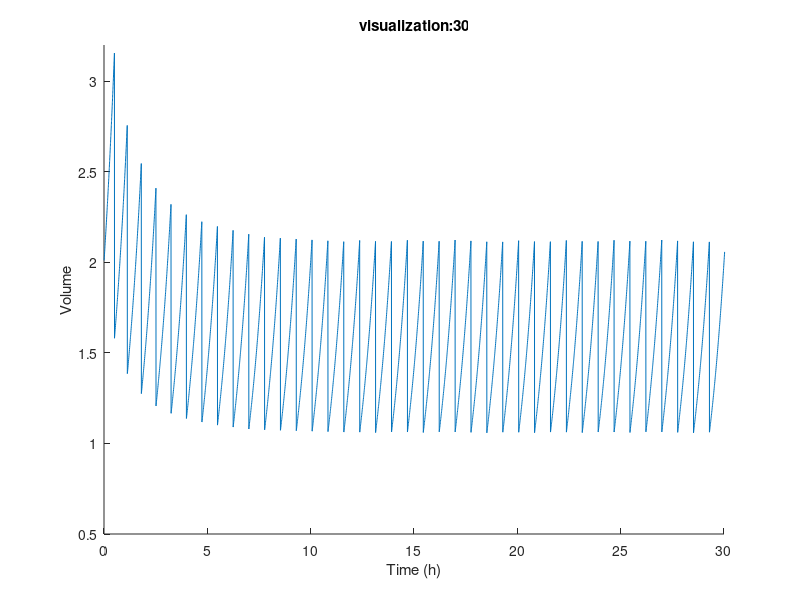

The MATLAB source for this figure: (Note: this script raises an error after producing the figure.)
%%  figure 6 - overlaid growth rate from successive periods


%  Goal: is timescale of growth rate fluctuation the cause of different
%        cell size?

%  Conclusion from Part 1: no, fluctuation timescale determines fluctuation
%                          in size but mean Vb and tau are not too different




%  Strategy:
%
%  Part 0: initialize simulations (square wave mu function)
%  Part 1: simulate square wave mu function for each timescale
%  Part 2: simulate mu function with fixed transition time in mu


%  Last edit: jen, 2020 Feb 12
%  commit: extend to apply square waves in mu to all timescales
% 


% Okie, go go let's go!

%% Part 1. simulate T = 30 sec with square growth rate waves

clc
clear

% 0. initialize periods of interest (seconds)
T = 30;
t30 = 1;

% 0. initialize timestep in simulation (seconds)
tstep = 15;
tstep_h = tstep/3600;

% 0. initialize parameters for instantaneous growth rate function 
mu_high = 1.9; % units = 1/h
mu_low = 0.7;  % units = 1/h
numstep = T/tstep; % seconds, conversion to h occurs in simulation
qT = numstep/4;    % seconds, conversion to h occurs in simulation


% 0. initialize vectors for data storage
gen = 1000;
tau_mean = nan(gen,length(T));
Vd = nan(gen,length(T));
Vb = nan(gen,length(T));


% 0. start generation counter
gen_counter = 1;

% 0. initiation size, timestep, tau
is_newCell = 1; % 0 = division did not just happen
% 1 = birth timestep!
%     record birth size and reset current_tau
Vi = 2;         % first birth size, fixed across conditions
current_tau = -(17/60)*Vi + (64/60);
T_counter = 1; % time counter for growth rate
tsb = 0;       % time since birth for cell cycle
V = [];
t = [];

% 1. define instantaneous growth rate function for condition (SQUARE)
T_length = numstep;
T_quarter = qT;
mufun = [mu_high; mu_low];
mu_functions{1} = mufun;


% 2. simulate!
counter_loop = 0; % each loop is a timestep
while gen_counter < gen+1
    
    counter_loop = counter_loop + 1;
    
    if is_newCell == 1
        % store current cell cycle Vi
        Vb(gen_counter) = Vi;
    end
    
    % i. calculate exponent (mu * timestep)
    expo = mufun(T_counter)*tstep_h; % mu(t)*t in hours
    
    % ii. calculate new volume after timestep
    if expo < 0
        Vt = Vi;
    else
        Vt = Vi * 2^(expo);
    end
    
    % iii. calculate time into cell cycle
    tsb = tsb + tstep_h;
    
    
    % iv. store timestep data for visualization
    V(counter_loop) = Vt;
    if counter_loop == 1
        t(counter_loop) = tstep_h;
    else
        t(counter_loop) = t(counter_loop-1) + tstep_h;
    end
    
    
    % v. determine whether cell divides
    if tsb >= current_tau
        % a. division! store V_div and tau data
        Vd(gen_counter) = Vt;
        tau_mean(gen_counter) = current_tau;
        
        % b. re-set parameters for next cell cycle
        gen_counter = gen_counter + 1;
        Vi = Vt/2;
        current_tau = -(17/60)*Vi + (64/60);
        is_newCell = 1;
        tsb = 0;
    else
        Vi = Vt;
        is_newCell = 0;
    end
    
    
    % vi. determine whether nutrient period restarts
    if T_counter == T_length
        T_counter = 1;
    else
        T_counter = T_counter + 1;
    end
    
end

% 3. plot timescale data!
figure(1)
hold on
plot(t,V)
axis([0 30 0.5 3.2])
xlabel('Time (h)')
ylabel('Volume')
title(strcat('visualization:',num2str(T)))


figure(2)
histogram(Vb(50:end,1),'FaceColor',rgb('DodgerBlue'))
legend('30 sec')
xlabel('Birth volume')
ylabel('Cell count')
title(strcat('histogram:',num2str(T)))


% 4. store timescale data
mufun_fluc{t30} = mufun;
birthSize_fluc{t30} = Vb;
divSize_fluc{t30} = Vd;
tau_fluc{t30} = tau_mean;


%% Part 2A. simulate cells in fixed transition fluctuations for each timescale 

%     start with same Vi
%     use same tau(Vi)
%     use different mu(t)
%     simulate 1000 generations

% 0. initialize periods of interest (seconds)
T = [300, 900, 3600];
t300 = 2; t900 = 3; t3600 = 4;

% 0. initialize timestep in simulation (seconds)
tstep = 15;
tstep_h = tstep/3600;

% 0. initialize parameters for instantaneous growth rate function 
mu_high = 1.9; % units = 1/h
mu_low = 0.7;  % units = 1/h
numstep = T/tstep; % seconds, conversion to h occurs in simulation
qT = numstep/4;    % seconds, conversion to h occurs in simulation

% 0. initialize vectors for data storage
gn = 1000;
tau_fixed = nan(gn,length(T));
Vd_fixed = nan(gn,length(T));
Vb_fixed = nan(gn,length(T));

for t_col = 1:length(T) % need to make this a loop for multiple timescales
    
    % 0. start generation counter
    gn_counter = 1;
    
    % 0. initiation size, timestep, tau
    is_newCell = 1; % 0 = division did not just happen
    % 1 = birth timestep!
    %     record birth size and reset current_tau
    Vi_fixed = 2;         % first birth size, fixed across conditions
    cur_tau = -(17/60)*Vi_fixed + (64/60);
    T_counter = 1; % time counter for growth rate
    tsb = 0;       % time since birth for cell cycle
    V = [];
    t = [];
    
    % 1. define instantaneous growth rate function for condition (FIXED)
    fixed_trans_time = 2*60; % 2 min = 120 seconds
    fixed_tsteps = fixed_trans_time/tstep;
    T_length = numstep;
    T_quarter = qT(t_col);
    T_remainder = T_quarter - fixed_tsteps;
    mu_trans = linspace(mu_low,mu_high,fixed_tsteps+1);
    mufun = [mu_high*ones(T_quarter,1); mu_low*ones(2*T_quarter,1); mu_trans(2:end)'; mu_high*ones(T_remainder,1)];
    mu_functions{t_col} = mufun;
    
    
    % 2. simulate!
    counter_loop = 0; % each loop is a timestep
    while gn_counter < gn+1
        
        counter_loop = counter_loop + 1;
        
        if is_newCell == 1
            % store current cell cycle Vi
            Vb_fixed(gn_counter,t_col) = Vi_fixed;
        end
        
        % i. calculate exponent (mu * timestep)
        expo = mufun(T_counter)*tstep_h; % mu(t)*t in hours
        
        % ii. calculate new volume after timestep
        if expo < 0
            Vt_fixed = Vi_fixed;
        else
            Vt_fixed = Vi_fixed * 2^(expo);
        end
        
        % iii. calculate time into cell cycle
        tsb = tsb + tstep_h;
        
        
        % iv. store timestep data for visualization
        V(counter_loop) = Vt_fixed;
        if counter_loop == 1
            t(counter_loop) = tstep_h;
        else
            t(counter_loop) = t(counter_loop-1) + tstep_h;
        end
        
        
        % v. determine whether cell divides
        if tsb >= cur_tau
            % a. division! store V_div and tau data
            Vd_fixed(gn_counter,t_col) = Vt_fixed;
            tau_fixed(gn_counter,t_col) = cur_tau;
            
            % b. re-set parameters for next cell cycle
            gn_counter = gn_counter + 1;
            Vi_fixed = Vt_fixed/2;
            cur_tau = -(17/60)*Vi_fixed + (64/60);
            is_newCell = 1;
            tsb = 0;
        else
            Vi_fixed = Vt_fixed;
            is_newCell = 0;
        end
        
        
        % vi. determine whether nutrient period restarts
        if T_counter == T_length(t_col)
            T_counter = 1;
        else
            T_counter = T_counter + 1;
        end
        
    end
    
    figure(3)
    hold on
    plot(t,V)
    axis([0 30 0.5 3.2])
    xlabel('Time (h)')
    ylabel('Volume')
    title(strcat('visualization:',num2str(T(t_col))))
    
end
figure(3)
legend('5','15','60')
title('fixed transition')

figure(4)
histogram(Vb_fixed(50:end,1),'FaceColor',rgb('CadetBlue'))
hold on
histogram(Vb_fixed(50:end,2),'FaceColor',rgb('DodgerBlue'))
hold on
histogram(Vb_fixed(50:end,3),'FaceColor',rgb('Indigo'))
legend('5','15','60')
xlabel('Birth volume')
ylabel('Cell count')
title('fixed transition')


% 4. store timescale data
mufun_fluc{t300} = mu_functions{1};
birthSize_fluc{t300} = Vb_fixed(:,1);
divSize_fluc{t300} = Vd_fixed(:,1);
tau_fluc{t300} = tau_fixed(:,1);

mufun_fluc{t900} = mu_functions{2};
birthSize_fluc{t900} = Vb_fixed(:,2);
divSize_fluc{t900} = Vd_fixed(:,2);
tau_fluc{t900} = tau_fixed(:,2);

mufun_fluc{t3600} = mu_functions{3};
birthSize_fluc{t3600} = Vb_fixed(:,3);
divSize_fluc{t3600} = Vd_fixed(:,3);
tau_fluc{t3600} = tau_fixed(:,3);


%% Part 2B. simulate T = 300, 900, 3600 sec with square growth rate waves

%     start with same Vi
%     use same tau(Vi)
%     use different mu(t)
%     simulate 1000 generations

clear
clc

% 0. initialize periods of interest (seconds)
T = [300, 900, 3600];
t300 = 2; t900 = 3; t3600 = 4;

% 0. initialize timestep in simulation (seconds)
tstep = 15;
tstep_h = tstep/3600;

% 0. initialize parameters for instantaneous growth rate function 
mu_high = 1.9; % units = 1/h
mu_low = 0.7;  % units = 1/h
numstep = T/tstep; % seconds, conversion to h occurs in simulation
qT = numstep/4;    % seconds, conversion to h occurs in simulation

% 0. initialize vectors for data storage
gn = 1000;
tau_sq = nan(gn,length(T));
Vd_sq = nan(gn,length(T));
Vb_sq = nan(gn,length(T));

for t_col = 1:length(T) % need to make this a loop for multiple timescales
    
    % 0. start generation counter
    gn_counter = 1;
    
    % 0. initiation size, timestep, tau
    is_newCell = 1; % 0 = division did not just happen
    % 1 = birth timestep!
    %     record birth size and reset current_tau
    Vi_sq = 2;         % first birth size, fixed across conditions
    cur_tau = -(17/60)*Vi_sq + (64/60);
    T_counter = 1; % time counter for growth rate
    tsb = 0;       % time since birth for cell cycle
    V = [];
    t = [];
    
    % 1. define instantaneous growth rate function for condition (FIXED)
    %fixed_trans_time = 2*60; % 2 min = 120 seconds
    %fixed_tsteps = fixed_trans_time/tstep;
    T_length = numstep;
    T_quarter = qT(t_col);
    mufun = [mu_high*ones(T_quarter,1); mu_low*ones(2*T_quarter,1); mu_high*ones(T_quarter,1)];
    mu_functions{t_col} = mufun;
    
    
    % 2. simulate!
    counter_loop = 0; % each loop is a timestep
    while gn_counter < gn+1
        
        counter_loop = counter_loop + 1;
        
        if is_newCell == 1
            % store current cell cycle Vi
            Vb_sq(gn_counter,t_col) = Vi_sq;
        end
        
        % i. calculate exponent (mu * timestep)
        expo = mufun(T_counter)*tstep_h; % mu(t)*t in hours
        
        % ii. calculate new volume after timestep
        if expo < 0
            Vt_sq = Vi_sq;
        else
            Vt_sq = Vi_sq * 2^(expo);
        end
        
        % iii. calculate time into cell cycle
        tsb = tsb + tstep_h;
        
        
        % iv. store timestep data for visualization
        V(counter_loop) = Vt_sq;
        if counter_loop == 1
            t(counter_loop) = tstep_h;
        else
            t(counter_loop) = t(counter_loop-1) + tstep_h;
        end
        
        
        % v. determine whether cell divides
        if tsb >= cur_tau
            % a. division! store V_div and tau data
            Vd_sq(gn_counter,t_col) = Vt_sq;
            tau_sq(gn_counter,t_col) = cur_tau;
            
            % b. re-set parameters for next cell cycle
            gn_counter = gn_counter + 1;
            Vi_sq = Vt_sq/2;
            cur_tau = -(17/60)*Vi_sq + (64/60);
            is_newCell = 1;
            tsb = 0;
        else
            Vi_sq = Vt_sq;
            is_newCell = 0;
        end
        
        
        % vi. determine whether nutrient period restarts
        if T_counter == T_length(t_col)
            T_counter = 1;
        else
            T_counter = T_counter + 1;
        end
        
    end
    
    figure(5)
    hold on
    plot(t,V)
    axis([0 30 0.5 3.2])
    xlabel('Time (h)')
    ylabel('Volume')
    title(strcat('visualization:',num2str(T(t_col))))
    
end
figure(5)
title('square')
legend('5','15','60')

figure(6)
histogram(Vb_sq(50:end,1),'FaceColor',rgb('CadetBlue'))
hold on
histogram(Vb_sq(50:end,2),'FaceColor',rgb('DodgerBlue'))
hold on
histogram(Vb_sq(50:end,3),'FaceColor',rgb('Indigo'))
legend('5','15','60')
xlabel('Birth volume')
ylabel('Cell count')
title('square')

% mufun_fluc{t300} = mu_functions{1};
% birthSize_fluc{t300} = Vb_sq(:,1);
% divSize_fluc{t300} = Vd_sq(:,1);
% tau_fluc{t300} = tau_sq(:,1);
% 
% mufun_fluc{t900} = mu_functions{2};
% birthSize_fluc{t900} = Vb_sq(:,2);
% divSize_fluc{t900} = Vd_sq(:,2);
% tau_fluc{t900} = tau_sq(:,2);
% 
% mufun_fluc{t3600} = mu_functions{3};
% birthSize_fluc{t3600} = Vb_sq(:,3);
% divSize_fluc{t3600} = Vd_sq(:,3);
% tau_fluc{t3600} = tau_sq(:,3);


%% Part 2C. simulate timescales with asymetric waves (varied duty cycle)

%     start with same Vi (2 cubic microns)
%     use same tau(Vi)
%     use different mu(t)
%     simulate 1000 generations

clear
clc

% 0. initialize different signals
%      i) asymetric, most high
%     ii) asymetric, somewhat high
%    iii) symetric, square wave
%     iv) asymetric, somewhat low
%      v) asymetric, most low
mu_bases{1} = [1,1,1,1,1,0];
mu_bases{2} = [1,1,1,1,0,0];
mu_bases{3} = [1,1,1,0,0,0];
mu_bases{4} = [1,1,0,0,0,0];
mu_bases{5} = [1,0,0,0,0,0];


% 0. initialize periods of interest (seconds)
%T = [30, 300, 900, 3600];
T = [3600, 900, 300, 30]; % for easier plotting


% 0. initialize timestep in simulation (seconds)
tstep = 5;
tstep_h = tstep/3600;


% 0. initialize parameters for instantaneous growth rate function 
mu_high = 1.9; % units = 1/h
mu_low = 0.7;  % units = 1/h
numstep = T/tstep; % seconds, conversion to h occurs in simulation


% 0. initialize vectors for data storage
generations = 1000;
tau_compiled = cell(length(mu_bases),length(T));
Vd_compiled = cell(length(mu_bases),length(T));
Vb_compiled = cell(length(mu_bases),length(T));
delta_compiled = cell(length(mu_bases),length(T));
mufun_compiled = cell(length(mu_bases),length(T));


for tscale = 1:length(T) % need to make this a loop for multiple timescales
    
    
    % 0. for each nutrient timescale, determine number of timesteps
    T_length = numstep(tscale);
    
    % 1. for each growth rate signal...
    for musig = 1:length(mu_bases)
        
        % 1. start generation counter
        gen_counter = 1;
        
        
        % 1. initiation size, timestep, tau
        is_newCell = 1; % 0 = division did not just happen
                        % 1 = birth timestep!
                        %     record birth size and reset current_tau
        Vi = 2;         % first birth size, fixed across conditions
        gen_tau = -(17/60)*Vi + (64/60);
        T_counter = 1; % time counter for growth rate
        tsb = 0;       % time since birth for cell cycle
        V = [];
        t = [];
        
        
        % 1. initialize vectors for current simulation data
        tau = nan(generations,1);
        Vdiv = nan(generations,1);
        Vbirth = nan(generations,1);
        
        % 1. define instantaneous growth rate function
        current_signal = mu_bases{musig};
        segment_length = T_length/length(current_signal);
        
        mufun = [];
        for ff = 1:length(current_signal)
            
            isHigh = current_signal(ff);
            if isHigh == 1
                mufun = [mufun; mu_high*ones(segment_length,1)];
            else
                mufun = [mufun; mu_low*ones(segment_length,1)];
            end
            
        end
        mufun_compiled{musig,tscale} = mufun;
        clear ff isHigh
        
        
        % 2. simulate!
        counter_loop = 0; % each loop is a timestep
        while gen_counter < generations+1
            
            counter_loop = counter_loop + 1;
            
            if is_newCell == 1
                % store current cell cycle Vi
                Vbirth(gen_counter,1) = Vi;
            end
            
            % i. calculate exponent (mu * timestep)
            expo = mufun(T_counter)*tstep_h; % mu(t)*t in hours
            
            % ii. calculate new volume after timestep
            if expo < 0
                Vt = Vi;
            else
                Vt = Vi * 2^(expo);
            end
            
            % iii. calculate time into cell cycle
            tsb = tsb + tstep_h;
            
            
            % iv. store timestep data for visualization
            V(counter_loop) = Vt;
            if counter_loop == 1
                t(counter_loop) = tstep_h;
            else
                t(counter_loop) = t(counter_loop-1) + tstep_h;
            end
            
            
            % v. determine whether cell divides
            if tsb >= gen_tau
                
                % a. division! store V_div and tau data
                Vdiv(gen_counter,1) = Vt;
                tau(gen_counter,1) = gen_tau;
                
                % b. re-set parameters for next cell cycle
                gen_counter = gen_counter + 1;
                Vi = Vt/2;
                gen_tau = -(17/60)*Vi + (64/60);
                is_newCell = 1;
                tsb = 0;
            else
                Vi = Vt;
                is_newCell = 0;
            end
            
            % vi. determine whether nutrient period restarts
            if T_counter == T_length
                T_counter = 1;
            else
                T_counter = T_counter + 1;
            end
            
        end
        
        % 3. store data for current signal of current timescale
        tau_compiled{musig,tscale} = tau;
        Vb_compiled{musig,tscale} = Vbirth;
        Vd_compiled{musig,tscale} = Vdiv;
        delta_compiled{musig,tscale} = Vdiv - Vbirth;
        clear tau Vbirth Vdiv
        clear V Vi Vt tsb t T_counter gen_tau gen_counter expo is_newCell counter_loop
        
    end
    
end

% 4. analyze simulated data from all signals and timescales
Vb_means = cellfun(@mean,Vb_compiled);
fun_means = cellfun(@mean,mufun_compiled);
delta_means = cellfun(@mean,delta_compiled);

figure(1)
for hh = 1:length(T)
    histogram(Vb_compiled{5,hh})
    hold on
end
legend('3600','900','300','30')
xlabel('birth volume')

figure(2)
for hh = 1:length(T)
    histogram(tau_compiled{5,hh})
    hold on
end
legend('3600','900','300','30')
xlabel(' interdivision time')

